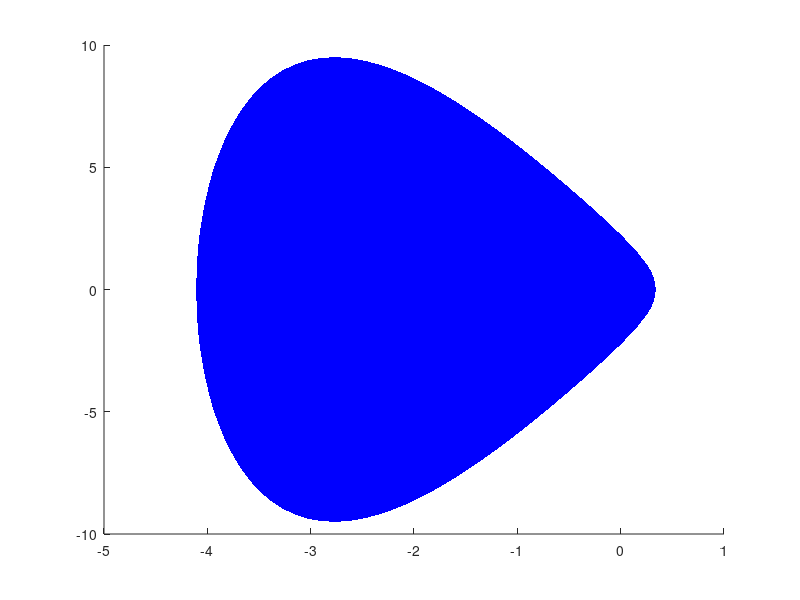

Recreate this plot in MATLAB. (Note: this script raises an error after producing the figure.)
% Define grid limits and resolution
y = linspace(-20, 20, 300);
z1 = linspace(-20, 20, 300);
z2 = linspace(-20, 20, 300);

% Create 3D grid
[Y, Z1, Z2] = meshgrid(y, z1, z2);

% Calculate H at each grid point
H = (1/4)*(Y.^4 + Z1.^2) - 3*Y.^2 + + 4.7*Y + (1/4)*(Z2 - 2.236).^2 - 1.2499;

% Plot the implicit surface H = 0 using isosurface
figure;
p = patch(isosurface(Y, Z1, Z2, H, 0));
isonormals(Y, Z1, Z2, H, p)
set(p, 'FaceColor', 'blue', 'EdgeColor', 'none');

ax = gca;
ax.FontSize = 24;


% Add lighting and labels
camlight("right"); lighting gouraud
xlabel('y', 'FontSize', 32);
ylabel('z_1', 'FontSize', 32);
zlabel('z_2', 'FontSize', 32);
grid on;
view(3);
xlim([-5, 1])
ylim([-10, 10])
zlim([-10+2.236, 10+2.236])




clear all;

y = linspace(-20, 20, 300);
z2 = linspace(-20, 20, 300);

figure;
z1_val = -2.236;

% Create 3D grid
[Y, Z2] = meshgrid(y, z2);

% Calculate H at each grid point
H = (1/4)*(Y.^4 + z1_val.^2) - 3*Y.^2 + + 4.7*Y + (1/4)*(Z2 - 2.236).^2 - 1.2499;

contour(Y, Z2, H', [0, 0], 'b', 'LineWidth', 2)
ylabel('y', 'FontSize', 32);
xlabel('z_1', 'FontSize', 32);
title('', 'FontSize', 32)
grid on;
xlim([-10+2.236, 10+2.236])
ylim([-5, 1])

ax = gca;
ax.FontSize = 24;




clear all;

z1 = linspace(-20, 20, 300);
z2 = linspace(-20, 20, 300);

figure;
y_val = -2.7739;

% Create 3D grid
[Z1, Z2] = meshgrid(z1, z2);

% Calculate H at each grid point
H = (1/4)*(y_val.^4 + Z1.^2) - 3*y_val.^2 + + 4.7*y_val + (1/4)*(Z2 - 2.236).^2 - 1.2499;

contour(Z1, Z2, H', [0, 0], 'b', 'LineWidth', 2)
xlabel('z_1', 'FontSize', 32);
ylabel('z_2', 'FontSize', 32);
grid on;
xlim([-10+2.236, 10+2.236])
ylim([-10, 10])

ax = gca;
ax.FontSize = 24;
